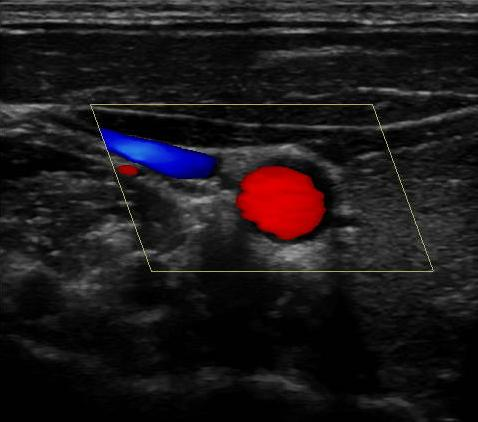
#> input picture Carotid.jpg, 478 x 422 px, found by its file name
$ jupyter execute 'P7 - Extracting the Boundary and Evaluating the Algorithm.ipynb'   (shell and % lines are left out)   (older library calls are emulated)
#> lines starting #> are read from the running program, lines starting #| are printed output that depends on the picture; after the words box and inside, x2 and y2 are one past the last pixel; in counts of white or black regions, pixels touching at a corner belong together
Last post we looked at how to gain the inner boundary and center point of the carotid artery using contours and moments and In this post we will look at how to extract the outer boundary. First we load up all the code from the last post

[cell 1]
import numpy as np
import cv2
import matplotlib.pyplot as plt
import math

I = cv2.imread("carotid.jpg")
#> I is the input picture: shape (422, 478, 3); mean B, G, R 26, 24, 28.4
carotid_img = cv2.imread("Carotid.jpg" )
copy = cv2.imread("Carotid.jpg" )

#Create the ranges of the mask
HSV = cv2.cvtColor(carotid_img, cv2.COLOR_BGR2HSV)
#> HSV: shape (422, 478, 3); mean H, S, V 9.3, 18.3, 31.1
#Create a lower and upper range
#Create a lower and upper range
lower = np.array([0,141,39])
upper = np.array([87,255,255])
#make mask
mask_img = cv2.inRange(HSV, lower, upper)
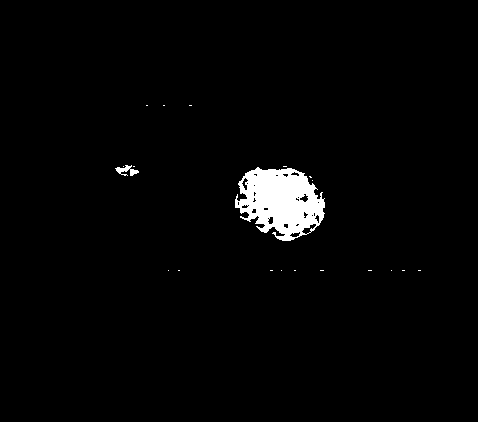
#> mask_img: shape (422, 478); 2.2% white; 20 white regions (18 under 20 px)
img,contours, hierachery = cv2.findContours(mask_img,mode=cv2.RETR_EXTERNAL,method=cv2.CHAIN_APPROX_NONE)
#> contours = 20 contours, 18 with area under 20; largest, box (x1, y1, x2, y2) and area: (235, 167, 325, 241) 4464, (115, 165, 139, 176) 87
carotid_img = cv2.drawContours(carotid_img, contours, contourIdx=-1, color=(0,255,255), thickness=1)
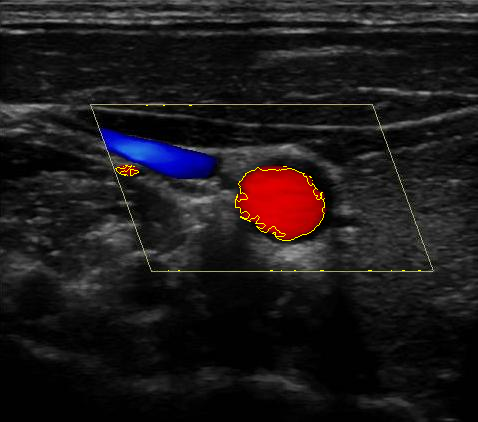
#> carotid_img: shape (422, 478, 3); 0.24% of pixels changed, all inside (x1, y1, x2, y2) = (115, 105, 421, 271)
c = max(contours, key = cv2.contourArea)
#> c = contour of 377 points, box (x1, y1, x2, y2) (235, 167, 325, 241), area 4464
c_img = cv2.drawContours(carotid_img, c, contourIdx=-1, color=(0,255,255), thickness=2)
moments = cv2.moments(c)
#> moments = moments, m00 4464.5, centre m10/m00, m01/m00 = (280.9, 201.5)
cx = int(moments['m10']/moments['m00'])
#> cx = 280
cy = int(moments['m01']/moments['m00'])
#> cy = 201
cv2.circle(c_img, (cx, cy), 3, (255, 255, 255), -1)
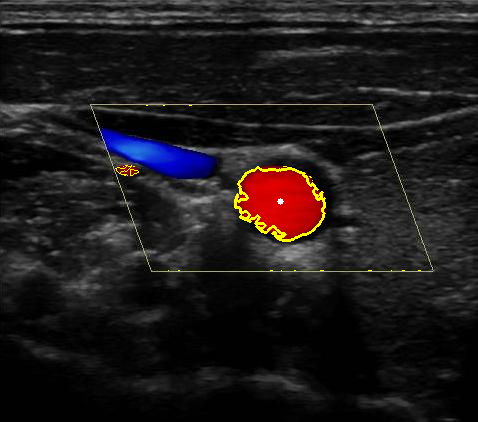
#> c_img: shape (422, 478, 3); mean B, G, R 26, 25.5, 29.3

cv2.imwrite("contour.jpg",c_img)
#> Out = True

We get a new mask using these configurations on HSV

[cell 2]
#we have the center point now mak a mask that only gets the external in
HSVlower = np.array([0,0,14])
HSVupper = np.array([179,35,255])


#define a mask of the artery
ExternalMask = cv2.inRange(HSV , HSVlower , HSVupper)
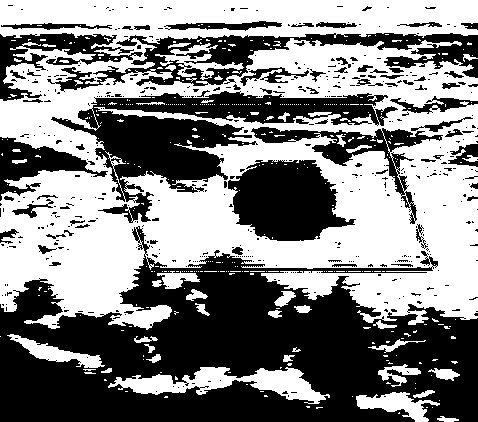
#> ExternalMask: shape (422, 478); 51.4% white; 485 black regions (411 under 20 px), largest, box (x1, y1, x2, y2) and area: (0, 226, 478, 422) 53163, (51, 91, 398, 223) 14286, (47, 33, 478, 92) 7666
pointsOnBoundary =[]
cv2.imwrite("externalmask.jpg",ExternalMask)
#> Out = True

We use the center point to produce radial lines using this algorithm. With help of this stack overflow answer:http://answers.opencv.org/question/56095/draw-lines-from-centroid-of-contour-at-given-angle-till-edge-of-contour/

[cell 3]
angle =1;
length = 1
while angle<=360:
    #Following 2 lines adapted from
    p2x = int (cx + length * math.cos(angle * 3.14 / 180.0))
    p2yy = int (cy + length * math.sin(angle * 3.14 / 180.0))

    #if NOT its a black pxel
    if ExternalMask[p2yy , p2x] > 0:
        pt2 = (p2x, p2yy)
        cv2.line(img=I, pt1=(cx, cy), pt2=pt2, color=(255,255,0), thickness=1)
        cv2.circle(copy,(p2x, p2yy), 1,(0, 255, 255),-1)
        angle = angle + 2
        length = 2
        pointsOnBoundary.append(pt2)
    else:
        length = length + 2
#> this loop made 4265 passes
#> (p2x, p2yy) on passes 1 to 12: (280, 201), (282, 201), (284, 201), (286, 201), (288, 201), (290, 201), (292, 201), (294, 201), (296, 201), (298, 201), (300, 201), (302, 201)
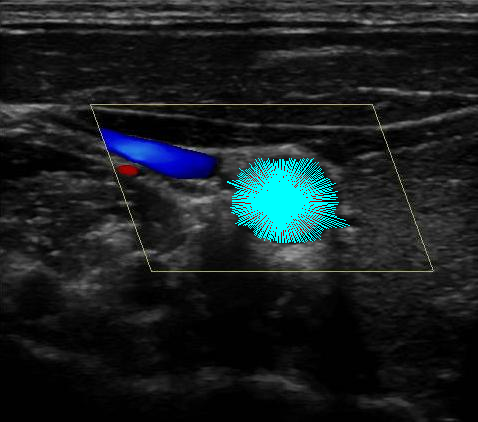
#> I: shape (422, 478, 3); 2.72% of pixels changed, all inside (x1, y1, x2, y2) = (227, 158, 350, 243)
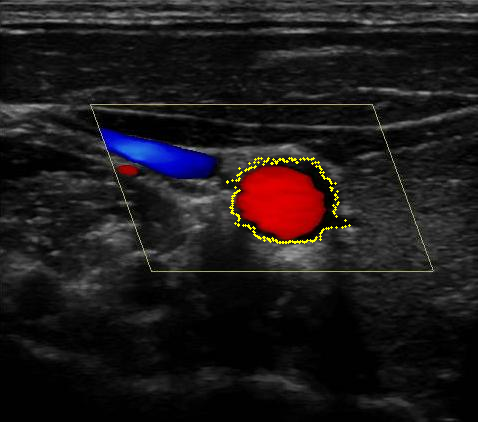
#> copy: shape (422, 478, 3); 0.39% of pixels changed, all inside (x1, y1, x2, y2) = (226, 157, 351, 244)
#> after the loop, angle = 361; pointsOnBoundary = 180 pairs, first value 227 to 349, second value 158 to 242
cv2.imwrite("radial2.jpg",I)
cv2.imwrite("circcle.jpg",copy)
#> Out = True

Looks good, now we draw the lines.

[cell 4]
index =0
size = pointsOnBoundary.__len__()
#> size = 180
while index < size -1 :
    this = pointsOnBoundary[index]
    next = pointsOnBoundary[index+1]
    cv2.line(img=copy , pt1= this , pt2=next , color=(0,255,0) , thickness = 1 )
    index = index + 1
#> this loop made 179 passes
#> (this, next) on passes 1 to 3: ((338, 202), (337, 204)), ((337, 204), (333, 205)), ((333, 205), (335, 207))
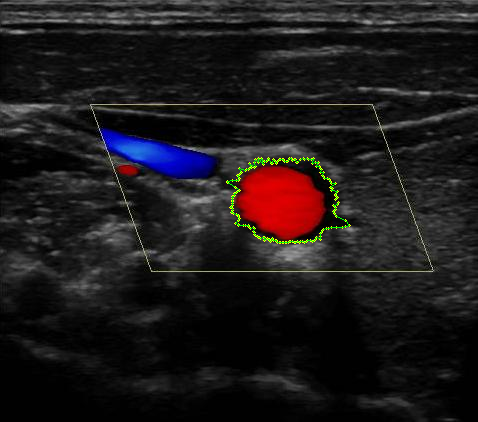
#> copy: shape (422, 478, 3); 0.21% of pixels changed, all inside (x1, y1, x2, y2) = (227, 158, 350, 243)
#> after the loop, index = 179
cv2.imwrite("final.jpg",copy)
#> Out = True
